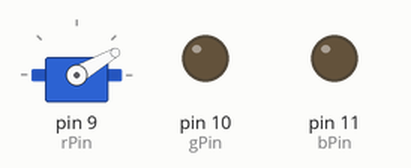
Bench run of a sketch on a simulated Arduino Uno, built with avr-gcc and run on an emulated ATmega328P. On the bench: servo, output pins drawn as LEDs (lit = HIGH). Pins used as bus, display or sensor lines are not drawn.

Above: at 0.1 s.
Timing chart, 0 to 40.0 s (numbered marks = the images above):
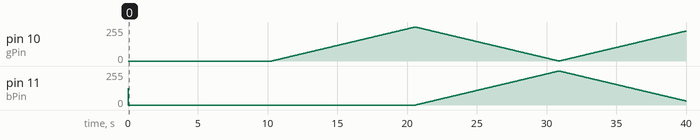

The sketch:

Seifenkiste_spoiler_lights_V1.0.ino
```cpp
#include <Servo.h>

int potVal = 0;
int angle = 0;
static const int potPin = A0;
//==========================================RGB======================================
int rVal = 255;
int gVal = 0;
int bVal = 127;

int rDir = -1;
int gDir = 1;
int bDir = -1;

int black[3]  = { 0, 0, 0 };
int white[3]  = { 100, 100, 100 };
int red[3]    = { 100, 0, 0 };
int green[3]  = { 0, 100, 0 };
int blue[3]   = { 0, 0, 100 };
int yellow[3] = { 40, 95, 0 };
int dimWhite[3] = { 30, 30, 30 };

int redVal = black[0];
int grnVal = black[1];
int bluVal = black[2];

int wait = 10;      // 10ms internal crossFade delay; increase for slower fades
int hold = 0;       // Optional hold when a color is complete, before the next crossFade
int DEBUG = 1;      // DEBUG counter; if set to 1, will write values back via serial
int loopCount = 60; // How often should DEBUG report?
int repeat = 3;     // How many times should we loop before stopping? (0 for no stop)
int j = 0;          // Loop counter for repeat

int prevR = redVal;
int prevG = grnVal;
int prevB = bluVal;

const int rPin = 9;
const int gPin = 10;
const int bPin = 11;
//==========================================SPR======================================
Servo servo;

void setup() {
 servo.attach(9);
 pinMode(rPin,OUTPUT);
 pinMode(gPin,OUTPUT);
 pinMode(bPin,OUTPUT);
}

void loop() {
  potspoiler();
  rgb();
  crossFade(red);
  crossFade(green);
  crossFade(blue);
  crossFade(yellow);
}

void potspoiler() {
  potVal = analogRead(potPin);
  angle = map(potVal, 0,1023,0,61);
  servo.write(angle);
  delay(15);
}

void rgb(){

  analogWrite(rPin, rVal);
  analogWrite(gPin, gVal);
  analogWrite(bPin, bVal);

  rVal = rVal + rDir;
  gVal = gVal + gDir;
  bVal = bVal + bDir;

  if (rVal >= 255 || rVal <= 0) {
    rDir = rDir * -1;
  }

  if (gVal >= 255 || gVal <= 0) {
    gDir = gDir * -1;
  }

  if (bVal >= 255 || bVal <= 0) {
    bDir = bDir * -1;
  }
  delay(10);
}

int calculateStep(int prevValue, int endValue) {
  int step = endValue - prevValue; // What's the overall gap?
  if (step) {                      // If its non-zero,
    step = 1020/step;              //   divide by 1020
  }
  return step;
}

int calculateVal(int step, int val, int i) {

  if ((step) && i % step == 0) { // If step is non-zero and its time to change a value,
    if (step > 0) {              //   increment the value if step is positive...
      val += 1;
    }
    else if (step < 0) {         //   ...or decrement it if step is negative
      val -= 1;
    }
  }
  // Defensive driving: make sure val stays in the range 0-255
  if (val > 255) {
    val = 255;
  }
  else if (val < 0) {
    val = 0;
  }
  return val;
}

void crossFade(int color[3]) {
  // Convert to 0-255
  int R = (color[0] * 255) / 100;
  int G = (color[1] * 255) / 100;
  int B = (color[2] * 255) / 100;

  int stepR = calculateStep(prevR, R);
  int stepG = calculateStep(prevG, G);
  int stepB = calculateStep(prevB, B);

  for (int i = 0; i <= 1020; i++) {
    redVal = calculateVal(stepR, redVal, i);
    grnVal = calculateVal(stepG, grnVal, i);
    bluVal = calculateVal(stepB, bluVal, i);

    analogWrite(rPin, redVal);   // Write current values to LED pins
    analogWrite(gPin, grnVal);
    analogWrite(bPin, bluVal);

    delay(wait); // Pause for 'wait' milliseconds before resuming the loop

    if (DEBUG) { // If we want serial output, print it at the
      if (i == 0 or i % loopCount == 0) { // beginning, and every loopCount times
        Serial.print("Loop/RGB: #");
        Serial.print(i);
        Serial.print(" | ");
        Serial.print(redVal);
        Serial.print(" / ");
        Serial.print(grnVal);
        Serial.print(" / ");
        Serial.println(bluVal);
      }
      DEBUG += 1;
    }
  }
  prevR = redVal;
  prevG = grnVal;
  prevB = bluVal;
  delay(hold); // Pause for optional 'wait' milliseconds before resuming the loop
}
```
